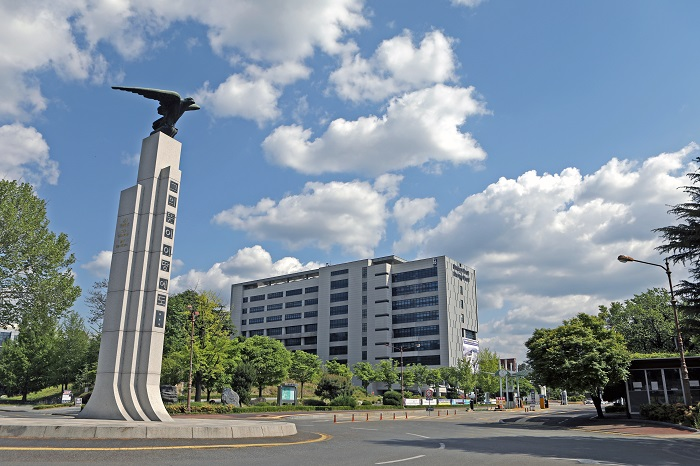
#> input picture 2021_media/quiz1/hnu.jpg, 700 x 466 px, given in place of noise_lena.jpg, which was not available
$ jupyter execute --allow-errors '20212602_심시은_기말.ipynb'
#> lines starting #> are read from the running program, lines starting #| are printed output that depends on the picture; pictures that were not available may be replaced by others from this repository, and a replacement may not be noted
[cell 1]
### Packages
import cv2
import numpy as np
from matplotlib import pyplot as plt
from easygui import fileopenbox
import os

[cell 2]
### 출력 영상 크기
plt.rcParams["figure.figsize"] = (16,9)
### 한글 표시
plt.rcParams['font.family'] = "Gulim"

[cell 3]
### 영상 읽기
img_noise = cv2.imread(r'C:\Users\sse88\Downloads\img\noise_lena.jpg')
#> img_noise is the input picture: shape (466, 700, 3); mean B, G, R 151.6, 140.5, 126.2

### 잡음 제거
img_GB = cv2.GaussianBlur(img_noise, (3, 3), 0)

### 영상 출력
x1, x2, y1, y2 = [300, 331, 70, 101]
titles = ["원래 영상", "가우시안 필터"]
images = [img_noise, img_GB]
for i in range(len(images)):
    plt.subplot(1,2,i+1), plt.imshow(images[i])
    plt.title(titles[i])
    plt.axis('off')
#> this loop made 2 passes
plt.show()
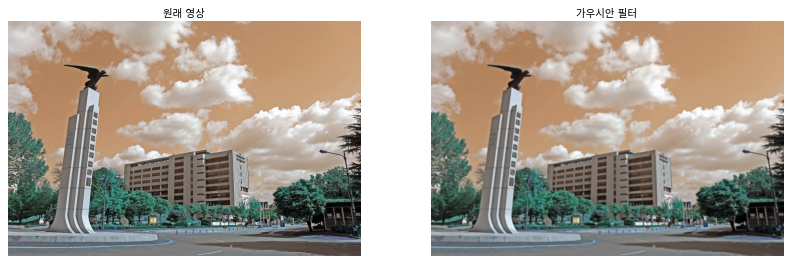
#> figure drawn by matplotlib, 2 panels; B, G, R data is drawn as R, G, B

[cell 4]
### PSNR - OpenCV
[round(cv2.PSNR(img_noise, images[i]), 2) for i in range(len(images))]
#> Out = [361.2, 26.84]

[cell 5]
# 저장할 파일명 및 확장자
out_file = "out_lena.jpg"
cv2.imwrite(out_file, img_GB)
#> Out = True

[cell 6]
### 영상 읽기
img_noise = cv2.imread(r'C:\Users\sse88\Downloads\img\noise_img_1.jpg')
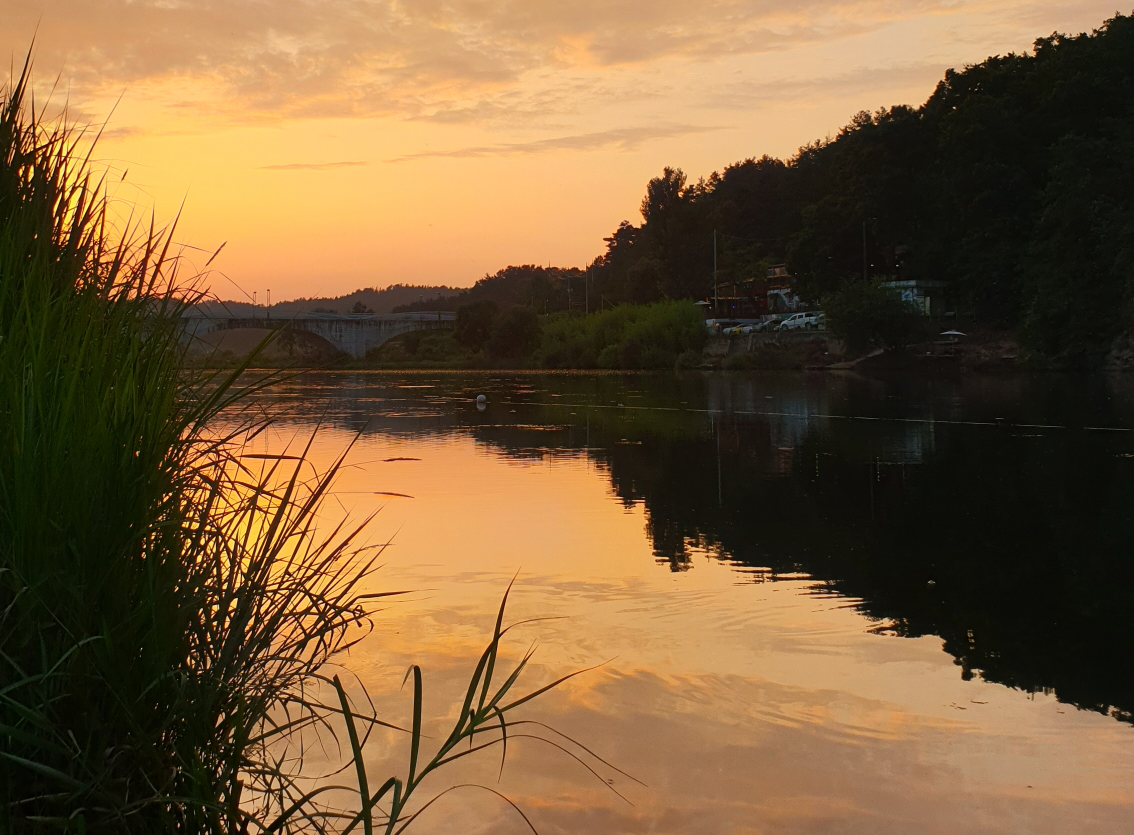
#> input picture image_test.jpg, 2268 x 1670 px, given in place of noise_img_1.jpg, which was not available (shown at 1/2 size)
#> img_noise is the input picture: shape (1670, 2268, 3); mean B, G, R 58, 92.8, 121.7

### 잡음 제거
img_GB = cv2.GaussianBlur(img_noise, (3, 3), 0)
#> img_GB: shape (1670, 2268, 3)

### 영상 출력
x1, x2, y1, y2 = [300, 331, 70, 101]
titles = ["원래 영상", "가우시안 필터"]
images = [img_noise, img_GB]
for i in range(len(images)):
    plt.subplot(1,2,i+1), plt.imshow(images[i])
    plt.title(titles[i])
    plt.axis('off')
plt.show()
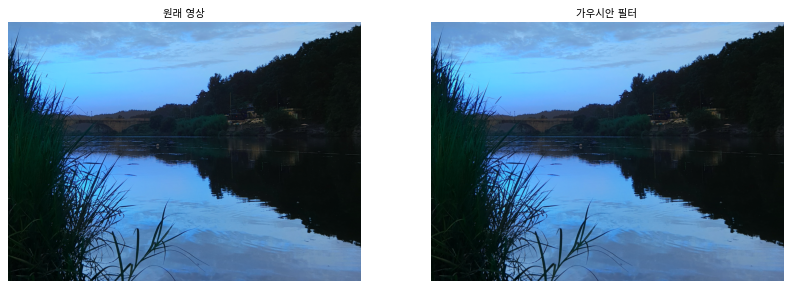
#> figure drawn by matplotlib, 2 panels; B, G, R data is drawn as R, G, B

[cell 7]
# 저장할 파일명 및 확장자
out_file = "out_img_1.jpg"
cv2.imwrite(out_file, img_GB)
#> Out = True

[cell 8]
### 영상 읽기
img_noise = cv2.imread(r'C:\Users\sse88\Downloads\img\noise_img_2.jpg')

### 잡음 제거
img_GB = cv2.GaussianBlur(img_noise, (3, 3), 0)

### 영상 출력
x1, x2, y1, y2 = [300, 331, 70, 101]
titles = ["원래 영상", "가우시안 필터"]
images = [img_noise, img_GB]
for i in range(len(images)):
    plt.subplot(1,2,i+1), plt.imshow(images[i])
    plt.title(titles[i])
    plt.axis('off')
plt.show()

[cell 9]
# 저장할 파일명 및 확장자
out_file = "out_img_2.jpg"
cv2.imwrite(out_file, img_GB)
#> Out = True

[cell 10]
### 영상 읽기
img_noise = cv2.imread(r'C:\Users\sse88\Downloads\img\noise_img_3.jpg')

### 잡음 제거
#> (the rest of this cell did not finish here and is left out)

[cell 11]
# 저장할 파일명 및 확장자
out_file = "out_img_3.jpg"
cv2.imwrite(out_file, img_GB)
#> Out = True
